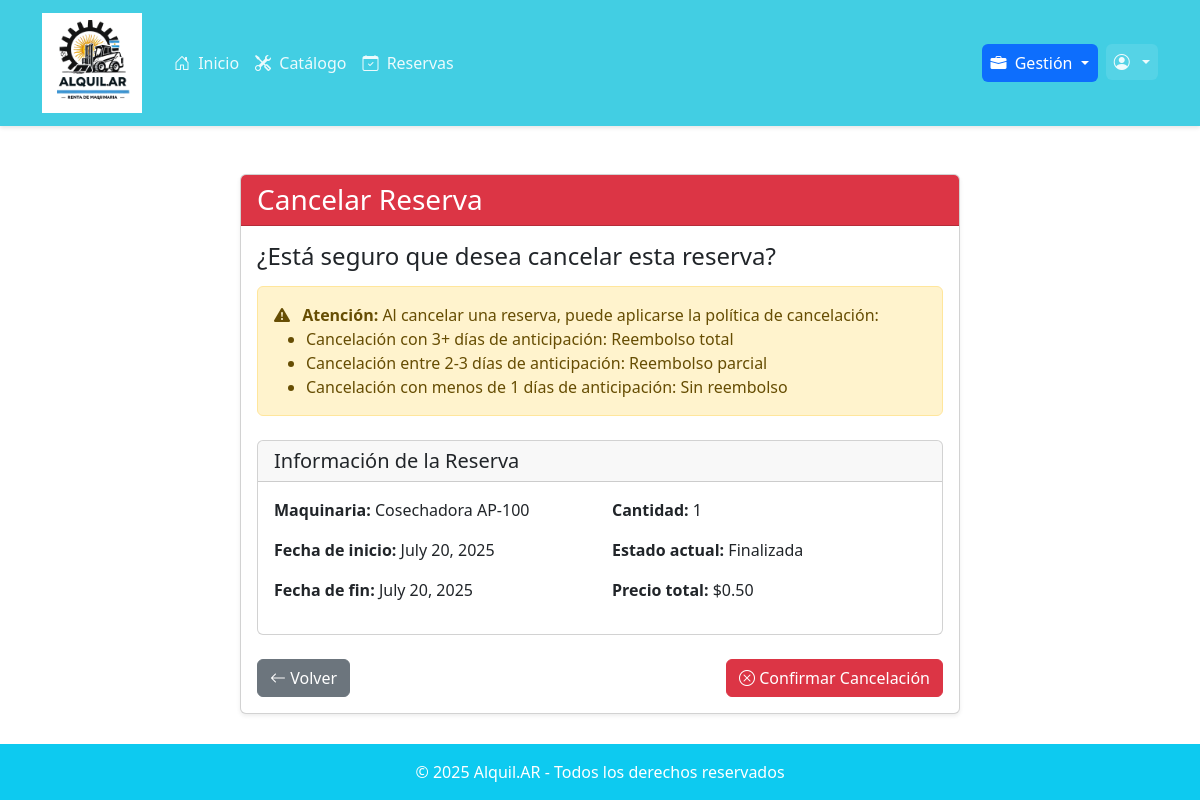
The page /reservas/cancelar/113/ (signed in) on the database its author committed.
### reservas/models.py (models this page shows, shortened)
class Reserva(models.Model):
    ESTADO_CHOICES = [
        ('PENDIENTE_PAGO', 'Pendiente de Pago'),
        ('CONFIRMADA', 'Confirmada'),
        ('CANCELADA', 'Cancelada'),
        ('FINALIZADA', 'Finalizada'),
        ('NO_DEVUELTA', 'No Devuelta'),
    ]
    TIPO_PAGO_CHOICES = [
        ('ONLINE', 'Pago Online'),
        ('PRESENCIAL', 'Pago Presencial'),
    ]
    cliente = models.ForeignKey(Usuario, on_delete=models.CASCADE, related_name='reservas')
    maquinaria = models.ForeignKey(Maquinaria, on_delete=models.CASCADE, related_name='reservas')
    sucursal_retiro = models.ForeignKey(Sucursal, on_delete=models.CASCADE, related_name='reservas_retiro')
    fecha_inicio = models.DateField()
    fecha_fin = models.DateField()
    cantidad_solicitada = models.PositiveIntegerField()
    precio_total = models.DecimalField(max_digits=10, decimal_places=2)
    tipo_pago = models.CharField(max_length=12, choices=TIPO_PAGO_CHOICES, default='ONLINE')
    estado = models.CharField(max_length=15, choices=ESTADO_CHOICES, default='PENDIENTE_PAGO')
    fecha_creacion = models.DateTimeField(auto_now_add=True)
    fecha_confirmacion = models.DateTimeField(null=True, blank=True)
    empleado_procesador = models.ForeignKey(
        Usuario,
        on_delete=models.SET_NULL,
        null=True,
        blank=True,
        related_name='reservas_procesadas'
    )
    observaciones = models.TextField(blank=True, null=True)
    codigo_reserva = models.CharField(max_length=6, blank=True, null=True, unique=True)
    class Meta:
        verbose_name = "Reserva"
        verbose_name_plural = "Reservas"
        ordering = ['-fecha_creacion']

### maquinarias/models.py (models this page shows, shortened)
class Maquinaria(models.Model):
    nombre = models.CharField(max_length=100)
    tipo = models.ForeignKey(TipoMaquinaria, on_delete=models.PROTECT, related_name='maquinarias')
    marca = models.CharField(max_length=50)
    modelo = models.CharField(max_length=50)
    anio = models.SmallIntegerField()
    descripcion = models.TextField()
    imagen = models.ImageField(upload_to='maquinarias/images', null=True, blank=True)
    precio_por_dia = models.FloatField()
    stock_total = models.PositiveIntegerField(default=0)
    stock_disponible = models.PositiveIntegerField(default=0)
    minimo = models.SmallIntegerField()
    maximo = models.SmallIntegerField()
    cantDias_total = models.SmallIntegerField()
    cantDias_parcial = models.SmallIntegerField()
    cantDias_nulo = models.SmallIntegerField()
    sucursales = models.ManyToManyField(Sucursal, through='MaquinariaStock', related_name='maquinarias')

### reservas/views.py (the view, shortened to what this page needs)
# urls.py: path('cancelar/<int:reserva_id>/', views.cancelar_reserva, name='cancelar_reserva'),
@login_required
def cancelar_reserva(request, reserva_id):
    reserva = get_object_or_404(Reserva, id=reserva_id)
    if request.user.tipo == 'CLIENTE' and reserva.cliente != request.user:
        return HttpResponseForbidden("No puede cancelar esta reserva.")
    elif request.user.tipo not in ['CLIENTE', 'EMPLEADO', 'ADMIN']:
        return HttpResponseForbidden("No tiene permisos para cancelar reservas.")
    if request.user.tipo == 'CLIENTE' and reserva.is_active():
        messages.error(request, "No se pueden cancelar reservas que están dentro de su período de alquiler activo. Por favor, contacte con un empleado si necesita asistencia.")
        return redirect('reservas:detalle_reserva', reserva_id=reserva_id)
    context = {
        'reserva': reserva,
        'titulo': 'Cancelar Reserva',
    }
    return render(request, 'reservas/cancelar_reserva.html', context)

### reservas/templates/reservas/cancelar_reserva.html (shortened to what this page needs)
{% extends 'base.html' %}
{% block content %}
<div class="container mt-5">
    <div class="row justify-content-center">
        <div class="col-md-8">
            <div class="card shadow-sm">
                <div class="card-header bg-danger text-white">
                    <h3 class="mb-0">Cancelar Reserva</h3>
                </div>
                <div class="card-body">
                    {% if reserva.estado == None %}
                        <div class="alert alert-warning">
                            <p>Esta reserva está en estado incompleto (None). Probablemente fue creada pero no confirmada.</p>
                            <p>Puede regresar al catálogo de maquinarias para crear una nueva reserva.</p>
                        </div>
                    {% else %}
                        <h4>¿Está seguro que desea cancelar esta reserva?</h4>
                        <div class="alert alert-warning mt-3">
                            <i class="bi bi-exclamation-triangle-fill me-2"></i>
                            <strong>Atención:</strong> Al cancelar una reserva, puede aplicarse la política de cancelación:
                            <ul class="mb-0">
                                <li>Cancelación con {{ reserva.maquinaria.cantDias_total }}+ días de anticipación: Reembolso total</li>
                                <li>Cancelación entre {{ reserva.maquinaria.cantDias_parcial }}-{{ reserva.maquinaria.cantDias_total }} días de anticipación: Reembolso parcial</li>
                                <li>Cancelación con menos de {{ reserva.maquinaria.cantDias_nulo }} días de anticipación: Sin reembolso</li>
                            </ul>
                        </div>
                        <div class="card mb-4 mt-4">
                            <div class="card-header">
                                <h5 class="mb-0">Información de la Reserva</h5>
                            </div>
                            <div class="card-body">
                                <div class="row">
                                    <div class="col-md-6">
                                        <p><strong>Maquinaria:</strong> {{ reserva.maquinaria.nombre }}</p>
                                        <p><strong>Fecha de inicio:</strong> {{ reserva.fecha_inicio }}</p>
                                        <p><strong>Fecha de fin:</strong> {{ reserva.fecha_fin }}</p>
                                    </div>
                                    <div class="col-md-6">
                                        <p><strong>Cantidad:</strong> {{ reserva.cantidad_solicitada }}</p>
                                        <p><strong>Estado actual:</strong> {{ reserva.get_estado_display }}</p>
                                        <p><strong>Precio total:</strong> ${{ reserva.precio_total }}</p>
                                    </div>
                                </div>
                            </div>
                        </div>
                        <form method="post" class="mt-4">
                            <div class="d-flex justify-content-between">
                                <a href="{% url 'reservas:lista_reservas' %}" class="btn btn-secondary">
                                    <i class="bi bi-arrow-left"></i> Volver
                                </a>
                                <button type="submit" class="btn btn-danger">
                                    <i class="bi bi-x-circle"></i> Confirmar Cancelación
                                </button>
                            </div>
                        </form>
                    {% endif %}
                </div>
            </div>
        </div>
    </div>
</div>
{% endblock %}

### static/css/core.css (style rules this page uses)
:root { --color-primary: #42cee3; --color-primary-dark: #369aa9; --color-primary-darker: #2b7b87; --color-primary-light: #86e6f5; --color-primary-lighter: #a8f1fd; --color-dark: #333333; --color-gray: #666666; --color-light: #F8F9FA; --color-white: #FFFFFF; --shadow-sm: 0 2px 4px rgba(0, 0, 0, 0.1); --shadow-md: 0 4px 6px rgba(0, 0, 0, 0.15); }

### core/templates/base.html (style rules this page uses)
body { min-height: 100vh; display: flex; flex-direction: column; }

### rows shown on the page
Reserva: maquinaria.cantDias_total "3", maquinaria.cantDias_parcial "2", maquinaria.cantDias_nulo "1", maquinaria.nombre "Cosechadora AP-100", fecha_inicio "July 20, 2025", fecha_fin "July 20, 2025", cantidad_solicitada "1", estado "Finalizada", precio_total "0.50"
